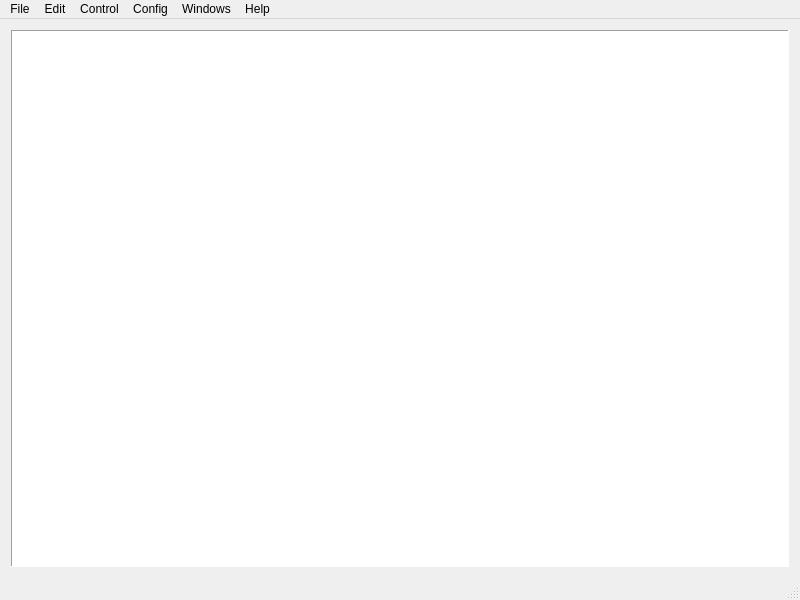
<?xml version="1.0" encoding="UTF-8"?>
<ui version="4.0">
 <class>MainWindow</class>
 <widget class="QMainWindow" name="MainWindow">
  <property name="geometry">
   <rect>
    <x>0</x>
    <y>0</y>
    <width>800</width>
    <height>600</height>
   </rect>
  </property>
  <property name="windowTitle">
   <string>Qt Serial Terminal</string>
  </property>
  <property name="windowIcon">
   <iconset resource="qst.qrc">
    <normaloff>:/images/qst-icon.png</normaloff>:/images/qst-icon.png</iconset>
  </property>
  <widget class="QWidget" name="centralWidget">
   <layout class="QVBoxLayout" name="verticalLayout">
    <item>
     <widget class="consoleEditor" name="textEdit">
      <property name="font">
       <font>
        <family>Noto Mono</family>
        <pointsize>10</pointsize>
       </font>
      </property>
      <property name="acceptDrops">
       <bool>false</bool>
      </property>
      <property name="frameShape">
       <enum>QFrame::Panel</enum>
      </property>
      <property name="lineWidth">
       <number>1</number>
      </property>
      <property name="undoRedoEnabled">
       <bool>false</bool>
      </property>
      <property name="readOnly">
       <bool>true</bool>
      </property>
      <property name="overwriteMode">
       <bool>false</bool>
      </property>
      <property name="textInteractionFlags">
       <set>Qt::TextSelectableByMouse</set>
      </property>
      <property name="maximumBlockCount">
       <number>10000</number>
      </property>
     </widget>
    </item>
   </layout>
  </widget>
  <widget class="QMenuBar" name="menuBar">
   <property name="geometry">
    <rect>
     <x>0</x>
     <y>0</y>
     <width>800</width>
     <height>23</height>
    </rect>
   </property>
   <widget class="QMenu" name="menuFile">
    <property name="title">
     <string>File</string>
    </property>
    <addaction name="actionSend"/>
    <addaction name="actionSave_Screen"/>
    <addaction name="actionBegin_Logging"/>
    <addaction name="actionEnd_Logging"/>
    <addaction name="actionExit"/>
   </widget>
   <widget class="QMenu" name="menuEdit">
    <property name="title">
     <string>Edit</string>
    </property>
    <addaction name="actionSelect_all"/>
    <addaction name="actionCopy"/>
    <addaction name="actionPaste"/>
    <addaction name="actionClear_Screen"/>
   </widget>
   <widget class="QMenu" name="menuConfig">
    <property name="enabled">
     <bool>true</bool>
    </property>
    <property name="title">
     <string>Config</string>
    </property>
    <addaction name="actionComm"/>
    <addaction name="actionStart_Stop_Comm"/>
    <addaction name="separator"/>
    <addaction name="actionOption"/>
   </widget>
   <widget class="QMenu" name="menuHelp">
    <property name="title">
     <string>Help</string>
    </property>
    <addaction name="actionAbout"/>
    <addaction name="actionAbout_Qt"/>
   </widget>
   <widget class="QMenu" name="menuControl">
    <property name="title">
     <string>Control</string>
    </property>
    <addaction name="actionMacro"/>
   </widget>
   <widget class="QMenu" name="menuWindows">
    <property name="title">
     <string>Windows</string>
    </property>
    <addaction name="actionHistory"/>
   </widget>
   <addaction name="menuFile"/>
   <addaction name="menuEdit"/>
   <addaction name="menuControl"/>
   <addaction name="menuConfig"/>
   <addaction name="menuWindows"/>
   <addaction name="menuHelp"/>
  </widget>
  <widget class="QStatusBar" name="sbStatus">
   <property name="sizePolicy">
    <sizepolicy hsizetype="Preferred" vsizetype="Preferred">
     <horstretch>0</horstretch>
     <verstretch>0</verstretch>
    </sizepolicy>
   </property>
   <property name="sizeGripEnabled">
    <bool>true</bool>
   </property>
  </widget>
  <action name="actionSend">
   <property name="text">
    <string>Send File</string>
   </property>
  </action>
  <action name="actionSave_Screen">
   <property name="text">
    <string>Save Screen</string>
   </property>
   <property name="shortcut">
    <string>Ctrl+S</string>
   </property>
  </action>
  <action name="actionBegin_Logging">
   <property name="text">
    <string>Begin Logging</string>
   </property>
  </action>
  <action name="actionEnd_Logging">
   <property name="text">
    <string>End Logging</string>
   </property>
  </action>
  <action name="actionExit">
   <property name="text">
    <string>Exit</string>
   </property>
   <property name="shortcut">
    <string>Ctrl+Q</string>
   </property>
  </action>
  <action name="actionCopy">
   <property name="text">
    <string>Copy</string>
   </property>
   <property name="shortcut">
    <string>Ctrl+C</string>
   </property>
  </action>
  <action name="actionPaste">
   <property name="text">
    <string>Paste</string>
   </property>
   <property name="shortcut">
    <string>Ctrl+V</string>
   </property>
  </action>
  <action name="actionClear_Screen">
   <property name="text">
    <string>Clear Screen</string>
   </property>
   <property name="shortcut">
    <string>Ctrl+X</string>
   </property>
  </action>
  <action name="actionBinary">
   <property name="text">
    <string>Binary</string>
   </property>
   <property name="shortcut">
    <string>Ctrl+B</string>
   </property>
  </action>
  <action name="actionComm">
   <property name="text">
    <string>comm</string>
   </property>
   <property name="toolTip">
    <string>setup comm port</string>
   </property>
  </action>
  <action name="actionStart_Stop_Comm">
   <property name="text">
    <string>Start/Stop Comm</string>
   </property>
   <property name="shortcut">
    <string>F10</string>
   </property>
  </action>
  <action name="actionCR_LF_Toggle">
   <property name="text">
    <string>CR/LF Toggle</string>
   </property>
  </action>
  <action name="actionAbout">
   <property name="text">
    <string>About</string>
   </property>
  </action>
  <action name="actionSelect_all">
   <property name="text">
    <string>Select all</string>
   </property>
   <property name="shortcut">
    <string>Ctrl+A</string>
   </property>
  </action>
  <action name="actionAbout_Qt">
   <property name="text">
    <string>About Qt</string>
   </property>
  </action>
  <action name="actionOption">
   <property name="text">
    <string>Option</string>
   </property>
  </action>
  <action name="actionMacro">
   <property name="text">
    <string>Macro</string>
   </property>
  </action>
  <action name="actionHistory">
   <property name="text">
    <string>History</string>
   </property>
   <property name="iconText">
    <string>input History</string>
   </property>
   <property name="toolTip">
    <string>Show Input History</string>
   </property>
  </action>
 </widget>
 <layoutdefault spacing="6" margin="11"/>
 <customwidgets>
  <customwidget>
   <class>consoleEditor</class>
   <extends>QPlainTextEdit</extends>
   <header>consoleeditor.h</header>
  </customwidget>
 </customwidgets>
 <resources>
  <include location="qst.qrc"/>
 </resources>
 <connections>
  <connection>
   <sender>actionExit</sender>
   <signal>triggered()</signal>
   <receiver>MainWindow</receiver>
   <slot>close()</slot>
   <hints>
    <hint type="sourcelabel">
     <x>-1</x>
     <y>-1</y>
    </hint>
    <hint type="destinationlabel">
     <x>299</x>
     <y>199</y>
    </hint>
   </hints>
  </connection>
  <connection>
   <sender>actionClear_Screen</sender>
   <signal>triggered()</signal>
   <receiver>textEdit</receiver>
   <slot>clear()</slot>
   <hints>
    <hint type="sourcelabel">
     <x>-1</x>
     <y>-1</y>
    </hint>
    <hint type="destinationlabel">
     <x>299</x>
     <y>204</y>
    </hint>
   </hints>
  </connection>
  <connection>
   <sender>actionSelect_all</sender>
   <signal>triggered()</signal>
   <receiver>textEdit</receiver>
   <slot>selectAll()</slot>
   <hints>
    <hint type="sourcelabel">
     <x>-1</x>
     <y>-1</y>
    </hint>
    <hint type="destinationlabel">
     <x>302</x>
     <y>216</y>
    </hint>
   </hints>
  </connection>
  <connection>
   <sender>actionCopy</sender>
   <signal>triggered()</signal>
   <receiver>textEdit</receiver>
   <slot>copy()</slot>
   <hints>
    <hint type="sourcelabel">
     <x>-1</x>
     <y>-1</y>
    </hint>
    <hint type="destinationlabel">
     <x>302</x>
     <y>216</y>
    </hint>
   </hints>
  </connection>
  <connection>
   <sender>actionPaste</sender>
   <signal>triggered()</signal>
   <receiver>textEdit</receiver>
   <slot>paste()</slot>
   <hints>
    <hint type="sourcelabel">
     <x>-1</x>
     <y>-1</y>
    </hint>
    <hint type="destinationlabel">
     <x>399</x>
     <y>299</y>
    </hint>
   </hints>
  </connection>
 </connections>
</ui>
